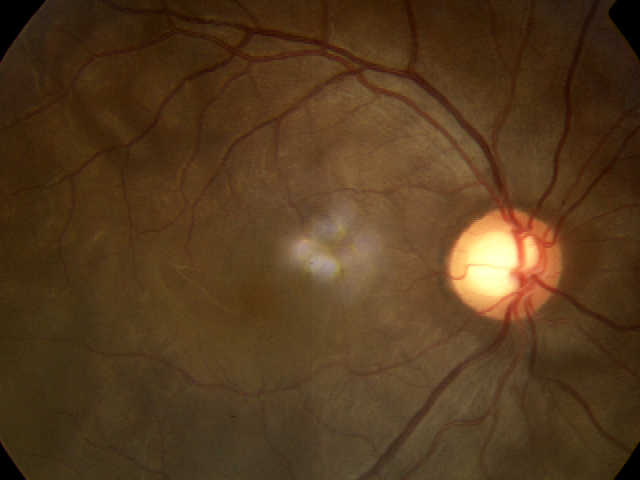
#> input picture app/uploads/008879d4f2a7496fa84416d542cd2be6.png, 640 x 480 px
$ python -i preprocessing.py   (imports and definitions only)
#> lines starting #> are read from the running program, lines starting #| are printed output that depends on the picture; after the words box and inside, x2 and y2 are one past the last pixel; in counts of white or black regions, pixels touching at a corner belong together
#> in load_image, image is the input picture: shape (480, 640, 3); mean B, G, R 30.3, 58.3, 84.7
import os
import cv2
import numpy as np


def resolve_image_path(image_dir, id_code):
    """
    APTOS-style CSVs store id_code WITHOUT the file extension.
    This function works whether id_code already has an extension
    or not, so dataset.py never throws FileNotFoundError over a
    missing '.png'.
    """
    id_code = str(id_code)
    if os.path.splitext(id_code)[1]:  # already has an extension
        candidate = os.path.join(image_dir, id_code)
        if os.path.exists(candidate):
            return candidate

    for ext in (".png", ".jpg", ".jpeg"):
        candidate = os.path.join(image_dir, id_code + ext)
        if os.path.exists(candidate):
            return candidate

    # fall back to .png even if it doesn't exist yet, so the
    # caller gets a sensible error message instead of a silent None
    return os.path.join(image_dir, id_code + ".png")


def crop_black_borders(image):
    gray = cv2.cvtColor(image, cv2.COLOR_RGB2GRAY)
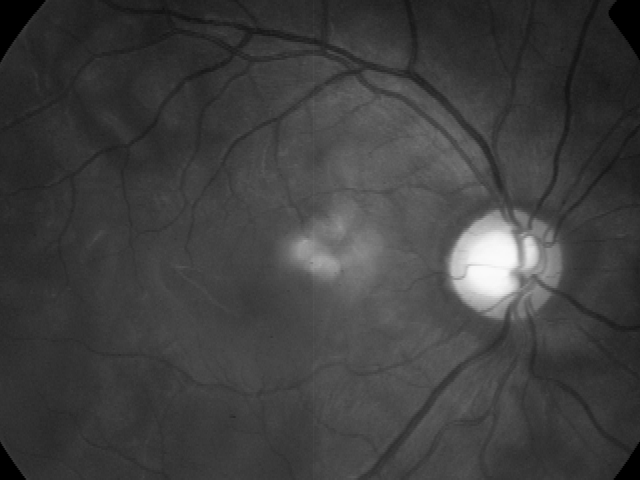
#> gray: shape (480, 640); min 0, max 250, mean 63

    _, thresh = cv2.threshold(gray, 10, 255, cv2.THRESH_BINARY)
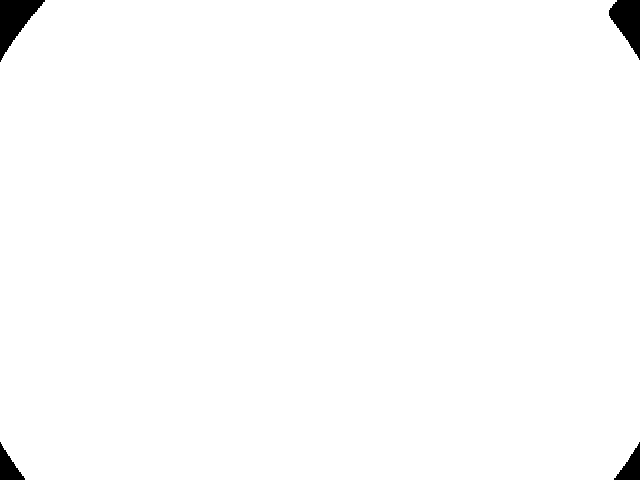
#> thresh: shape (480, 640); 98.9% white; 4 black regions

    contours, _ = cv2.findContours(
        thresh, cv2.RETR_EXTERNAL, cv2.CHAIN_APPROX_SIMPLE
    )
#> contours = 1 contour; box (x1, y1, x2, y2) and area: (0, 0, 640, 480) 302718

    if not contours:
        return image

    largest_contour = max(contours, key=cv2.contourArea)
#> largest_contour = contour of 236 points, box (x1, y1, x2, y2) (0, 0, 640, 480), area 302718
    x, y, w, h = cv2.boundingRect(largest_contour)
#> x = 0; y = 0; w = 640; h = 480

    # guard against a degenerate crop (e.g. an all-black image)
    if w == 0 or h == 0:
        return image

    return image[y:y + h, x:x + w]


def load_image(image_path, image_size=224):
    image = cv2.imread(image_path)

    if image is None:
        raise ValueError(f"Could not read image: {image_path}")

    image = cv2.cvtColor(image, cv2.COLOR_BGR2RGB)
    image = crop_black_borders(image)
    image = cv2.resize(image, (image_size, image_size))
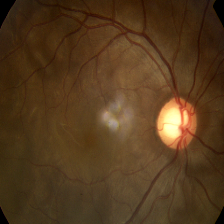
#> image: shape (224, 224, 3); mean R, G, B 84.6, 58.2, 30.2

    return image

>>> result = load_image('../app/uploads/008879d4f2a7496fa84416d542cd2be6.png')
